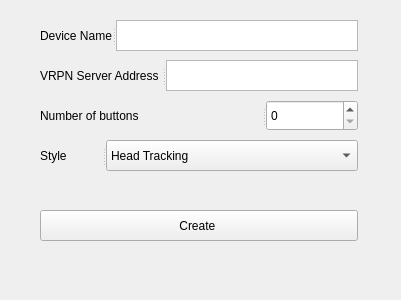
<?xml version="1.0" encoding="UTF-8"?>
<ui version="4.0">
 <class>pqVRConfigPanel</class>
 <widget class="QDockWidget" name="pqVRConfigPanel">
  <property name="geometry">
   <rect>
    <x>0</x>
    <y>0</y>
    <width>401</width>
    <height>300</height>
   </rect>
  </property>
  <property name="windowTitle">
   <string>VR Configuration</string>
  </property>
  <widget class="QWidget" name="dockWidgetContents">
   <widget class="QSplitter" name="splitter">
    <property name="geometry">
     <rect>
      <x>40</x>
      <y>20</y>
      <width>318</width>
      <height>31</height>
     </rect>
    </property>
    <property name="orientation">
     <enum>Qt::Horizontal</enum>
    </property>
    <widget class="QLabel" name="device_name_label">
     <property name="text">
      <string>Device Name</string>
     </property>
    </widget>
    <widget class="QTextEdit" name="device_name_textedit"/>
   </widget>
   <widget class="QSplitter" name="splitter_2">
    <property name="geometry">
     <rect>
      <x>40</x>
      <y>60</y>
      <width>318</width>
      <height>31</height>
     </rect>
    </property>
    <property name="orientation">
     <enum>Qt::Horizontal</enum>
    </property>
    <widget class="QLabel" name="vrpn_server_label">
     <property name="text">
      <string>VRPN Server Address </string>
     </property>
    </widget>
    <widget class="QTextEdit" name="vrpn_server_textedit"/>
   </widget>
   <widget class="QSplitter" name="splitter_3">
    <property name="geometry">
     <rect>
      <x>40</x>
      <y>100</y>
      <width>318</width>
      <height>31</height>
     </rect>
    </property>
    <property name="orientation">
     <enum>Qt::Horizontal</enum>
    </property>
    <widget class="QLabel" name="number_of_buttons_label">
     <property name="text">
      <string>Number of buttons</string>
     </property>
    </widget>
    <widget class="QSpinBox" name="number_of_buttons_spinbox"/>
   </widget>
   <widget class="QSplitter" name="splitter_4">
    <property name="geometry">
     <rect>
      <x>40</x>
      <y>140</y>
      <width>318</width>
      <height>31</height>
     </rect>
    </property>
    <property name="orientation">
     <enum>Qt::Horizontal</enum>
    </property>
    <widget class="QLabel" name="interactor_style_label">
     <property name="text">
      <string>Style</string>
     </property>
    </widget>
    <widget class="QComboBox" name="interactor_style_combobox">
     <item>
      <property name="text">
       <string>Head Tracking</string>
      </property>
     </item>
     <item>
      <property name="text">
       <string>Phantom</string>
      </property>
     </item>
    </widget>
   </widget>
   <widget class="QSplitter" name="splitter_5">
    <property name="geometry">
     <rect>
      <x>40</x>
      <y>210</y>
      <width>318</width>
      <height>31</height>
     </rect>
    </property>
    <property name="orientation">
     <enum>Qt::Horizontal</enum>
    </property>
    <widget class="QPushButton" name="create_connection_button">
     <property name="text">
      <string>Create </string>
     </property>
    </widget>
   </widget>
  </widget>
 </widget>
 <resources/>
 <connections/>
</ui>
